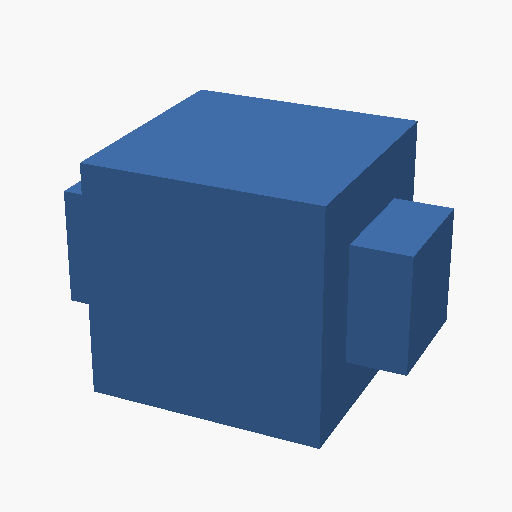
#> input picture dsh-cad-harness/scripts/render-sample.png, 512 x 512 px
$ python purify-reference.py ../../../dsh-cad-harness/scripts/render-sample.png ../../../dsh-cad-harness/scripts/inspect_b.png
#> lines starting #> are read from the running program, lines starting #| are printed output that depends on the picture; after the words box and inside, x2 and y2 are one past the last pixel; in counts of white or black regions, pixels touching at a corner belong together
#> in main, img is the input picture: PIL image 512x512 RGB; mean R, G, B 168.1, 182.3, 200.6
#!/usr/bin/env python3
"""Purify a reference photo for the bench, and derive its landmarks.

Why this exists
---------------
The user-supplied microscope photo (`显微镜参考图.png`, an AI de-turreted variant
of the microscope5 reference) carries a third-party AI watermark in the lower
right ("千问"). The watermark is light grey on a white background, so it survives
a naive "not white" threshold as ~122 tiny disconnected specks — and it drags the
subject bounding box out to y=990, turning the measured aspect ratio from 1.871
into 1.260. Any landmark set derived without removing it is wrong.

What it does
------------
1. Threshold "not background".
2. Keep the LARGEST connected component (the machine); drop every speck.
3. Crop to that component plus a margin. The crop excludes the watermark by
   construction, so no inpainting is needed.
4. Re-derive the ten-band normalized width profile on the purified image and
   write `landmarks.json` next to it.

The profile is normalized by the subject's own pixel height, so it is invariant
to crop and resolution — which is what makes it comparable against a render.

Usage
-----
    python3 purify-reference.py <in.png> <out.png>

Writes `<out.png>` and `<out dir>/landmarks.json`.

Requires: Pillow, numpy, scipy.
"""

import json
import os
import sys

import numpy as np
from PIL import Image

try:
    from scipy import ndimage as ndi
except ImportError:  # pragma: no cover
    sys.exit("scipy is required: pip install scipy")

# Band 4 (40%-50% of subject height) is where the objective turret sat in the
# original photo. The bench tells the agent NOT to build a turret, so this band
# is excluded from the fidelity metric: scoring it would penalise the model for
# doing what it was told. See docs/DECISION-LOG.md, 2026-10-05.
TURRET_BAND = 4
BACKGROUND_SUM = 720   # sum of RGB above this is "white-ish"
BACKGROUND_STD = 12    # per-pixel channel spread above this is "coloured"
MARGIN_PX = 60
BANDS = 10


def subject_mask(rgb: np.ndarray) -> np.ndarray:
    """Boolean mask of the machine, watermark specks removed."""
    raw = (rgb.sum(axis=2) < BACKGROUND_SUM) | (rgb.std(axis=2) > BACKGROUND_STD)
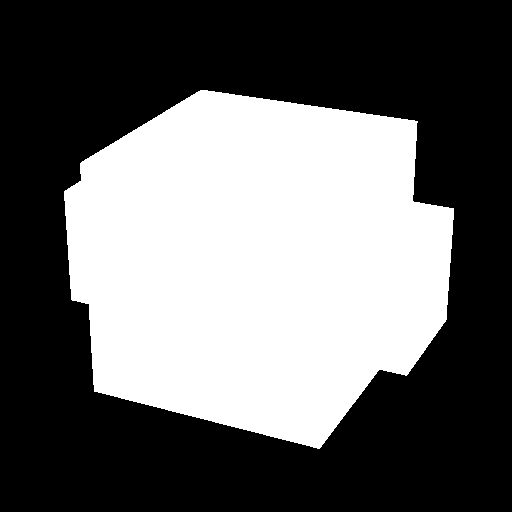
#> raw: shape (512, 512) bool; 40.3% white; 1 white region, box (x1, y1, x2, y2) and area: (64, 90, 454, 449) 105556
    labels, count = ndi.label(raw)
#> count = 1
    if count == 0:
        raise SystemExit("no subject found — is the background really white?")
    sizes = ndi.sum(np.ones_like(labels), labels, range(1, count + 1))
#> sizes = [105556]
    main = int(np.argmax(sizes)) + 1
#> main = 1
    dropped = count - 1
#> dropped = 0
    if dropped:
        print(f"  dropped {dropped} disconnected speck(s) (watermark / noise)")
    return labels == main


def profile(mask: np.ndarray) -> tuple[int, int, list[float]]:
    """(w, h, ten normalized band widths) for the mask's bounding box."""
    ys, xs = np.nonzero(mask)
    x0, x1, y0, y1 = xs.min(), xs.max(), ys.min(), ys.max()
    w, h = int(x1 - x0 + 1), int(y1 - y0 + 1)
    widths: list[float] = []
    for k in range(BANDS):
        ya = y0 + int(h * k / BANDS)
        yb = y0 + int(h * (k + 1) / BANDS)
        cols = mask[ya:yb].sum(axis=0)
        nz = np.nonzero(cols)[0]
        widths.append(round(float(nz.max() - nz.min() + 1) / h, 3) if len(nz) else 0.0)
    return w, h, widths


def main() -> int:
    if len(sys.argv) != 3:
        return int(bool(sys.stderr.write(__doc__))) or 2
    src, dst = sys.argv[1], sys.argv[2]

    img = Image.open(src).convert("RGB")
    rgb = np.asarray(img).astype(int)
    mask = subject_mask(rgb)

    ys, xs = np.nonzero(mask)
    x0, y0 = max(0, int(xs.min()) - MARGIN_PX), max(0, int(ys.min()) - MARGIN_PX)
#> x0 = 4; y0 = 30
    x1, y1 = min(img.width, int(xs.max()) + 1 + MARGIN_PX), min(img.height, int(ys.max()) + 1 + MARGIN_PX)
#> x1 = 512; y1 = 509
    crop_mask = mask[y0:y1, x0:x1]
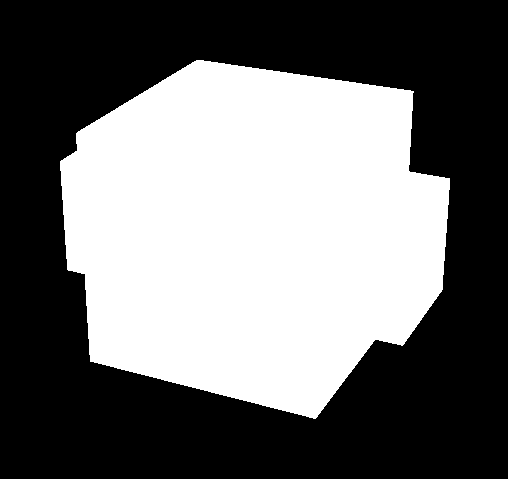
#> crop_mask: shape (479, 508) bool; 43.4% white; 1 white region, box (x1, y1, x2, y2) and area: (60, 60, 450, 419) 105556

    # Guard: the crop must not still contain non-subject specks. If the watermark
    # ever moves inside the margin, this fails loudly instead of shipping a
    # contaminated reference.
    if crop_mask.sum() != mask.sum():
        return int(bool(sys.stderr.write(
            f"REFUSING: crop still contains {int(mask.sum() - crop_mask.sum())} "
            f"non-subject pixel(s); widen the margin handling or inpaint instead\n"
        ))) or 1

    w, h, prof = profile(mask)
#> in profile, `x0, x1, y0, y1 = xs.min(), xs.max(), ys.min(), ys.max()`: x0 = 64; x1 = 453; y0 = 90; y1 = 448
#> in profile, `w, h = int(x1 - x0 + 1), int(y1 - y0 + 1)`: w = 390; h = 359
#> the loop in profile, `for k in range(BANDS):` made 10 passes
#> (ya, yb) on passes 1 to 10: (90, 125), (125, 161), (161, 197), (197, 233), (233, 269), (269, 305), (305, 341), (341, 377), (377, 413), (413, 449)
#> after the loop in profile, `for k in range(BANDS):`: widths = [0.766, 0.928, 0.978, 1.09, 1.07, 1.06, 0.997, 0.947, 0.783, 0.462]
#> w = 390; h = 359; prof has the same summary as widths in profile
    os.makedirs(os.path.dirname(os.path.abspath(dst)), exist_ok=True)
    img.crop((x0, y0, x1, y1)).save(dst)
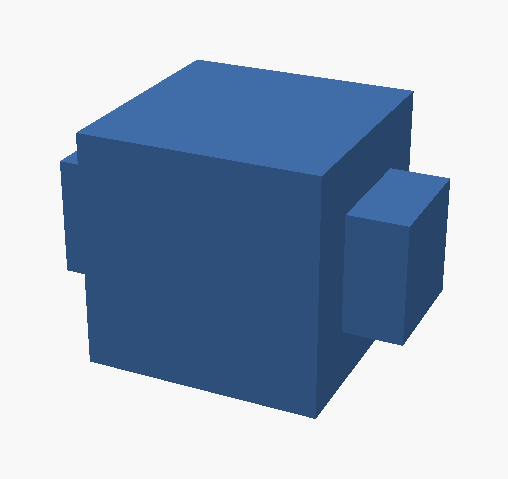
#> saved as inspect_b.png: PIL image 508x479 RGB; mean R, G, B 161.9, 177.2, 196.9

    landmarks = {
        "schemaVersion": 1,
        "subject": "单目复式显微镜（参考图，物镜转换器已由用户从原图移除）",
        "source": os.path.basename(src),
        "purifiedBy": "examples/bench/tools/purify-reference.py",
        "purifiedTo": os.path.basename(dst),
        "method": {
            "mask": f"not-background: sum(RGB) >= {BACKGROUND_SUM} and channel spread <= {BACKGROUND_STD}",
            "component": "largest connected component (watermark specks dropped)",
            "marginPx": MARGIN_PX,
            "droppedSpecks": True,
        },
        "measuredOnSource": {
            "objectWPx": w,
            "objectHPx": h,
            "aspectHW": round(h / w, 3),
        },
        "silhouetteProfile": {
            "bands": BANDS,
            "normalizedBy": "subject pixel height",
            "values": prof,
            "excludedBands": [TURRET_BAND],
            "excludedReason": (
                "band 4 (40%-50% height) is the objective-turret band; the prompt "
                "forbids a turret, so scoring this band would penalise compliance"
            ),
        },
        "howToUse": (
            "Render front and side at the frozen camera (azimuth ≈ 35°, elevation ≈ 15°) "
            "with an empty background, threshold the same way, take the ten-band profile, "
            "drop the excluded bands, and compare L1 distance against this profile."
        ),
    }
    out_json = os.path.join(os.path.dirname(os.path.abspath(dst)), "landmarks.json")
    with open(out_json, "w", encoding="utf-8") as fh:
        json.dump(landmarks, fh, ensure_ascii=False, indent=2)
        fh.write("\n")

    print(f"  purified -> {dst}  ({x1 - x0}×{y1 - y0} px, margin {MARGIN_PX})")
#|   purified -> ../../../dsh-cad-harness/scripts/inspect_b.png  (508×479 px, margin 60)
    print(f"  subject  -> {w}×{h} px, H/W = {h / w:.3f}")
#|   subject  -> 390×359 px, H/W = 0.921
    print(f"  profile  -> {prof}")
#|   profile  -> [0.766, 0.928, 0.978, 1.086, 1.075, 1.061, 0.997, 0.947, 0.783, 0.462]
    print(f"  landmarks-> {out_json}")
    return 0


if __name__ == "__main__":
    raise SystemExit(main())
#> (the program exits here)
